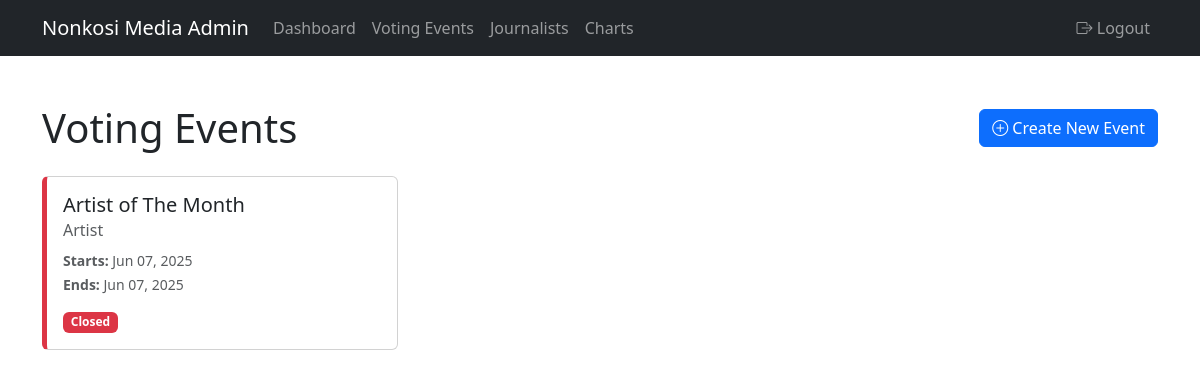
/admin/voting_events (signed in), run on an earlier commit of the app's database.
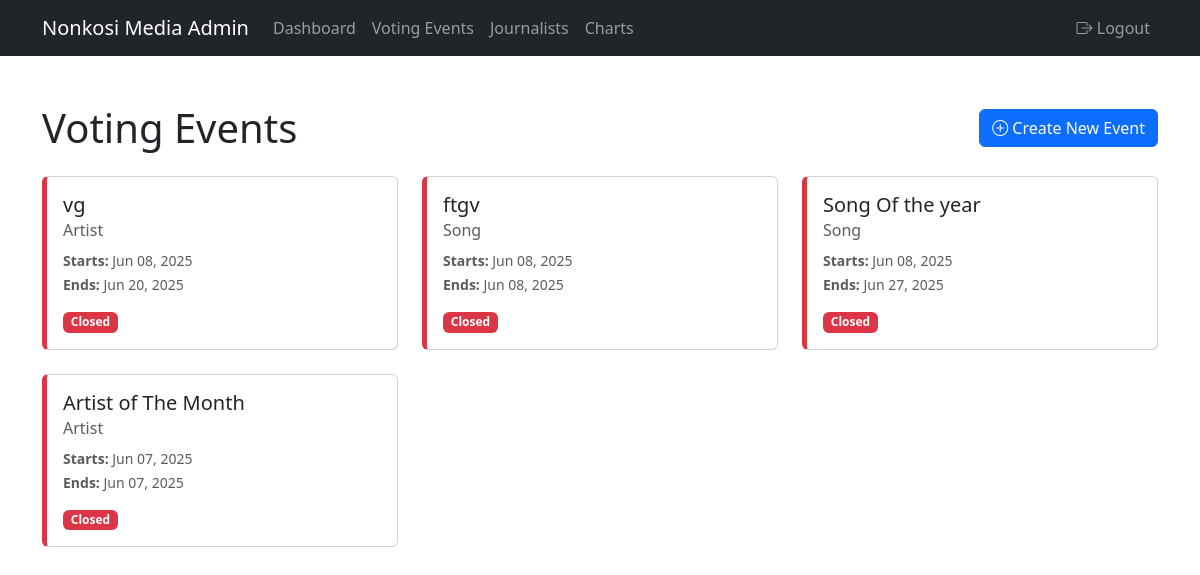
And on a later commit of the database.
### app.py (models this page shows)
class VoteEvent(db.Model):
    id = db.Column(db.Integer, primary_key=True)
    title = db.Column(db.String(100), nullable=False)  # e.g. "Song of the Month - June 2025"
    category = db.Column(db.String(50), nullable=False)  # 'song', 'artist', 'song_of_year', 'artist_of_year'
    start_date = db.Column(db.DateTime, nullable=False, default=datetime.utcnow)
    end_date = db.Column(db.DateTime, nullable=False)
    is_active = db.Column(db.Boolean, default=True)
    options = db.relationship('VoteOption', backref='vote_event', lazy=True, cascade='all, delete-orphan')
    votes = db.relationship('VoteRecord', backref='vote_event', lazy=True, cascade='all, delete-orphan')

### app.py (the view)
@app.route('/admin/voting_events')
@login_required
def voting_events():
    if current_user.role != 'admin':
        flash('You are not authorized to access this page', 'error')
        return redirect(url_for('home'))
    events = VoteEvent.query.order_by(VoteEvent.start_date.desc()).all()
    return render_template('voting_events.html', events=events)

### app.py (called while the page is built)
@login_manager.user_loader
def load_user(user_id):
    return User.query.get(int(user_id))

@app.context_processor
def inject_datetime():
    return {'datetime': datetime}

### templates/voting_events.html (shortened to what this page needs)
<!DOCTYPE html>
<html lang="en">
<head>
    <link href="https://cdn.jsdelivr.net/npm/bootstrap@5.3.0/dist/css/bootstrap.min.css" rel="stylesheet">
    <link rel="stylesheet" href="https://cdn.jsdelivr.net/npm/bootstrap-icons@1.10.0/font/bootstrap-icons.css">
</head>
<body>
    {% include 'admin_navbar.html' %}
    <div class="container py-5">
        <div class="d-flex justify-content-between align-items-center mb-4">
            <h1 class="mb-0">Voting Events</h1>
            <a href="{{ url_for('create_voting_event') }}" class="btn btn-primary">
                <i class="bi bi-plus-circle"></i> Create New Event
            </a>
        </div>
        <div class="row g-4">
            {% for event in events %}
            <div class="col-md-6 col-lg-4">
                <div class="card event-card {% if event.is_active %}active-event{% else %}closed-event{% endif %} h-100">
                    <div class="card-body">
                        <h5 class="card-title">{{ event.title }}</h5>
                        <h6 class="card-subtitle mb-2 text-muted">
                            {{ event.category.replace('_', ' ').title() }}
                        </h6>
                        <p class="card-text">
                            <small class="text-muted">
                                <strong>Starts:</strong> {{ event.start_date.strftime('%b %d, %Y') }}<br>
                                <strong>Ends:</strong> {{ event.end_date.strftime('%b %d, %Y') }}
                            </small>
                        </p>
                        <div class="d-flex justify-content-between align-items-center">
                            <span class="badge bg-{% if event.is_active %}success{% else %}danger{% endif %}">
                                {% if event.is_active %}Active{% else %}Closed{% endif %}
                            </span>
                        </div>
                    </div>
                </div>
            </div>
            {% else %}
            <div class="col-12">
                <div class="alert alert-info">
                    No voting events found. Create your first event!
                </div>
            </div>
            {% endfor %}
        </div>
    </div>
</body>
</html>

What changed in the data, as far as the page shows it:
added VoteEvent: title "vg", category.replace "Artist", start_date "Jun 08, 2025", end_date "Jun 20, 2025", is_active "Closed"
added VoteEvent: title "ftgv", category.replace "Song", start_date "Jun 08, 2025", end_date "Jun 08, 2025", is_active "Closed"
added VoteEvent: title "Song Of the year", category.replace "Song", start_date "Jun 08, 2025", end_date "Jun 27, 2025", is_active "Closed"
